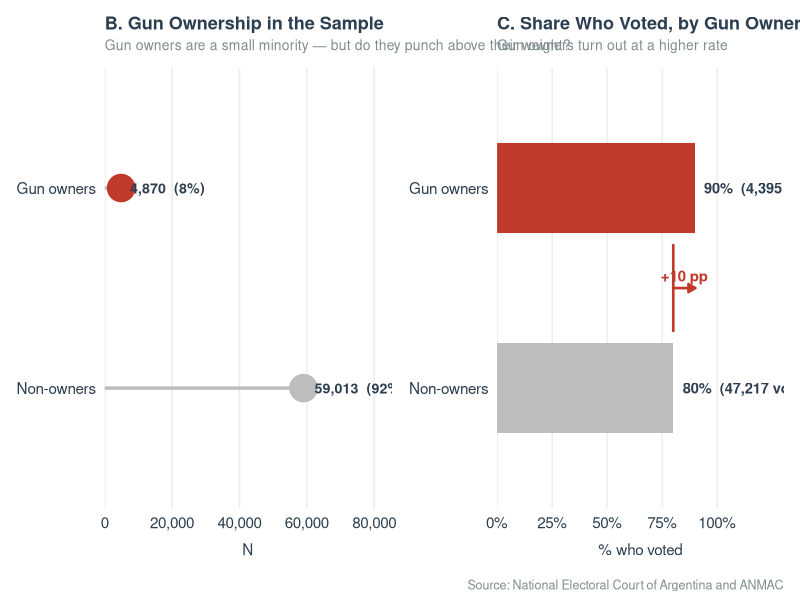

Write the R code that produced this figure.
library(ggplot2)
library(dplyr)
library(patchwork)
library(scales)

col_red   <- "#C0392B"
col_grey  <- "#BDBDBD"
col_dark  <- "#2C3E50"
col_text  <- "#7F8C8D"
col_bg    <- "white"

theme_clean <- theme_minimal(base_size = 13) +
  theme(
    plot.background   = element_rect(fill = col_bg, color = NA),
    panel.background  = element_rect(fill = col_bg, color = NA),
    panel.grid.minor  = element_blank(),
    panel.grid.major.y = element_blank(),
    panel.grid.major.x = element_line(color = "#EEEEEE"),
    axis.title.x      = element_text(size = 11, color = col_dark, margin = margin(t = 8)),
    axis.title.y      = element_blank(),
    axis.text         = element_text(size = 11, color = col_dark),
    plot.title        = element_text(size = 13, face = "bold", color = col_dark, margin = margin(b = 4)),
    plot.subtitle     = element_text(size = 10, color = col_text, margin = margin(b = 10)),
    legend.position   = "none"
  )

# ── B. Lollipop: Gun Ownership ───────────────────────────────────────────────
b_df <- tibble(
  label     = c("Non-owners", "Gun owners"),
  n         = c(59013, 4870),
  pct       = c(92, 8),
  highlight = c(FALSE, TRUE),
  ann       = c("59,013  (92%)", "4,870  (8%)")
) |> mutate(label = factor(label, levels = c("Non-owners", "Gun owners")))

pB <- ggplot(b_df, aes(y = label, x = n, color = highlight)) +
  geom_segment(aes(x = 0, xend = n, y = label, yend = label),
               linewidth = 1.2, color = col_grey) +
  geom_point(size = 9) +
  geom_text(aes(label = ann), hjust = -0.12, size = 3.6,
            fontface = "bold", color = col_dark) +
  scale_color_manual(values = c("FALSE" = col_grey, "TRUE" = col_red)) +
  scale_x_continuous(labels = label_comma(),
                     limits = c(0, 85000), expand = c(0, 0)) +
  labs(title    = "B. Gun Ownership in the Sample",
       subtitle = "Gun owners are a small minority — but do they punch above their weight?",
       x = "N") +
  theme_clean

# ── C. Horizontal bars: Voted only, by ownership ─────────────────────────────
c_df <- tibble(
  group     = c("Non-owners", "Gun owners"),
  pct       = c(80, 90),
  label     = c("80%  (47,217 voted)", "90%  (4,395 voted)"),
  highlight = c(FALSE, TRUE)
) |> mutate(group = factor(group, levels = c("Non-owners", "Gun owners")))

pC <- ggplot(c_df, aes(y = group, x = pct, fill = highlight)) +
  geom_col(width = 0.45) +
  geom_text(aes(label = label), hjust = -0.07,
            size = 3.7, fontface = "bold", color = col_dark) +
  # bracket showing the gap
  annotate("segment", x = 80, xend = 80, y = 1.28, yend = 1.72,
           linewidth = 0.9, color = col_red) +
  annotate("segment", x = 80, xend = 90, y = 1.5, yend = 1.5,
           linewidth = 0.9, color = col_red,
           arrow = arrow(length = unit(0.2, "cm"), ends = "last", type = "closed")) +
  annotate("text", x = 85, y = 1.5,
           label = "+10 pp", vjust = -0.6,
           size = 3.8, color = col_red, fontface = "bold") +
  scale_fill_manual(values = c("FALSE" = col_grey, "TRUE" = col_red)) +
  scale_x_continuous(labels = label_percent(scale = 1),
                     limits = c(0, 130), breaks = c(0, 25, 50, 75, 100),
                     expand = c(0, 0)) +
  labs(title    = "C. Share Who Voted, by Gun Ownership",
       subtitle = "Gun owners turn out at a higher rate",
       x = "% who voted") +
  theme_clean

# ── Combine ───────────────────────────────────────────────────────────────────
fig <- pB + pC +
  plot_layout(ncol = 2) +
  plot_annotation(
    caption = "Source: National Electoral Court of Argentina and ANMAC",
    theme = theme(
      plot.caption = element_text(size = 9, color = col_text,
                                  hjust = 1, margin = margin(t = 8))
    )
  )

ggsave("img/figure_BC_v2.png", fig,
       width = 12, height = 4.0, dpi = 200, bg = "white")

message("Saved: figure_BC_clean.png")
